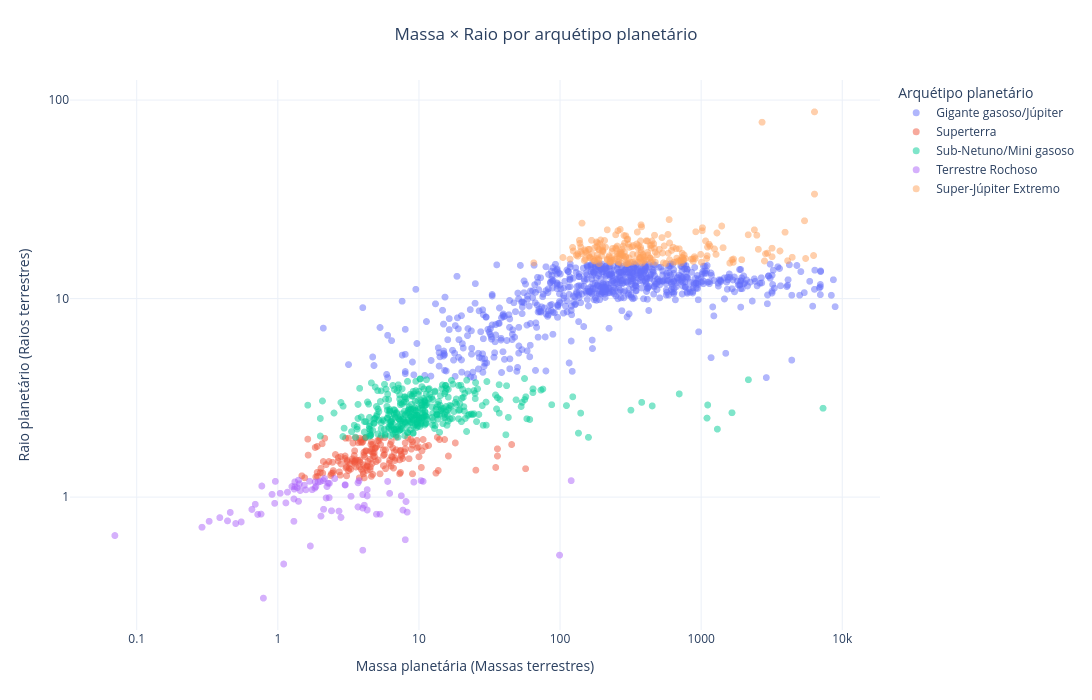

Notebook cell for this chart:
### Markdown cell above
## Arquétipos planetários

Também é possível visualizar a relação entre a classificação arquetipo_planetario e os valores de raio_planetario e massa_planetaria, capazes de indicar a estrutura de um exoplaneta. Como tendência geral, quanto maior o raio e massa, mais o planeta irá se parecer com um gigante gasoso como Júpiter; e, quanto menor, mais com um terrestre rochoso.

### Code cell
import plotly.express as px

cols = ['nome_planeta', 'massa_planetaria', 'raio_planetario', 'arquetipo_planetario']

if set(cols).issubset(df.columns):

    sub = df[cols].dropna()

    sub = sub[
        (sub['massa_planetaria'] > 0) &
        (sub['raio_planetario'] > 0)
    ]

    if not sub.empty:
        fig = px.scatter(
            sub,
            x='massa_planetaria',
            y='raio_planetario',
            color='arquetipo_planetario',
            hover_name='nome_planeta',
            hover_data={
                'massa_planetaria': ':.2f',
                'raio_planetario': ':.2f',
                'arquetipo_planetario': True
            },
            log_x=True,
            log_y=True,
            opacity=0.5,
            title='Massa × Raio por arquétipo planetário',
            labels={
                'massa_planetaria': 'Massa planetária (Massas terrestres)',
                'raio_planetario': 'Raio planetário (Raios terrestres)',
                'arquetipo_planetario': 'Arquétipo planetário'
            },
            template='plotly_white'
        )

        fig.update_traces(
            marker=dict(size=7)
        )

        fig.update_xaxes(dtick=1)
        fig.update_yaxes(dtick=1)

        fig.update_layout(
            width=1100,
            height=700,
            title_x=0.5,
            legend=dict(
                title='Arquétipo planetário',
                x=1.02,
                y=1,
                xanchor='left',
                yanchor='top'
            ),
            margin=dict(l=70, r=200, t=80, b=70)
        )

        fig.show()

### Figure 1 — Plotly figure (JSON) as saved in the notebook; plotly's stock layout.template omitted (floating-point values rounded to 4 significant figures; data arrays with more than 128 entries replaced by an {"elided": "..."} marker saying what was removed)
{"data": [{"customdata": {"elided": "743x1 str values"}, "hovertemplate": "<b>%{hovertext}</b><br><br>Arquétipo planetário=%{customdata[0]}<br>Massa planetária (Massas terrestres)=%{x:.2f}<br>Raio planetário (Raios terrestres)=%{y:.2f}<extra></extra>", "hovertext": {"elided": "743 str values"}, "legendgroup": "Gigante gasoso/Júpiter", "marker": {"color": "#636efa", "opacity": 0.5, "size": 7, "symbol": "circle"}, "mode": "markers", "name": "Gigante gasoso/Júpiter", "showlegend": true, "type": "scattergl", "x": {"elided": "743 float values"}, "xaxis": "x", "y": {"elided": "743 float values"}, "yaxis": "y"}, {"customdata": {"elided": "168x1 str values"}, "hovertemplate": "<b>%{hovertext}</b><br><br>Arquétipo planetário=%{customdata[0]}<br>Massa planetária (Massas terrestres)=%{x:.2f}<br>Raio planetário (Raios terrestres)=%{y:.2f}<extra></extra>", "hovertext": {"elided": "168 str values"}, "legendgroup": "Superterra", "marker": {"color": "#EF553B", "opacity": 0.5, "size": 7, "symbol": "circle"}, "mode": "markers", "name": "Superterra", "showlegend": true, "type": "scattergl", "x": {"elided": "168 float values"}, "xaxis": "x", "y": {"elided": "168 float values"}, "yaxis": "y"}, {"customdata": {"elided": "364x1 str values"}, "hovertemplate": "<b>%{hovertext}</b><br><br>Arquétipo planetário=%{customdata[0]}<br>Massa planetária (Massas terrestres)=%{x:.2f}<br>Raio planetário (Raios terrestres)=%{y:.2f}<extra></extra>", "hovertext": {"elided": "364 str values"}, "legendgroup": "Sub-Netuno/Mini gasoso", "marker": {"color": "#00cc96", "opacity": 0.5, "size": 7, "symbol": "circle"}, "mode": "markers", "name": "Sub-Netuno/Mini gasoso", "showlegend": true, "type": "scattergl", "x": {"elided": "364 float values"}, "xaxis": "x", "y": {"elided": "364 float values"}, "yaxis": "y"}, {"customdata": [["Terrestre Rochoso"], ["Terrestre Rochoso"], ["Terrestre Rochoso"], ["Terrestre Rochoso"], ["Terrestre Rochoso"], ["Terrestre Rochoso"], ["Terrestre Rochoso"], ["Terrestre Rochoso"], ["Terrestre Rochoso"], ["Terrestre Rochoso"], ["Terrestre Rochoso"], ["Terrestre Rochoso"], ["Terrestre Rochoso"], ["Terrestre Rochoso"], ["Terrestre Rochoso"], ["Terrestre Rochoso"], ["Terrestre Rochoso"], ["Terrestre Rochoso"], ["Terrestre Rochoso"], ["Terrestre Rochoso"], ["Terrestre Rochoso"], ["Terrestre Rochoso"], ["Terrestre Rochoso"], ["Terrestre Rochoso"], ["Terrestre Rochoso"], ["Terrestre Rochoso"], ["Terrestre Rochoso"], ["Terrestre Rochoso"], ["Terrestre Rochoso"], ["Terrestre Rochoso"], ["Terrestre Rochoso"], ["Terrestre Rochoso"], ["Terrestre Rochoso"], ["Terrestre Rochoso"], ["Terrestre Rochoso"], ["Terrestre Rochoso"], ["Terrestre Rochoso"], ["Terrestre Rochoso"], ["Terrestre Rochoso"], ["Terrestre Rochoso"], ["Terrestre Rochoso"], ["Terrestre Rochoso"], ["Terrestre Rochoso"], ["Terrestre Rochoso"], ["Terrestre Rochoso"], ["Terrestre Rochoso"], ["Terrestre Rochoso"], ["Terrestre Rochoso"], ["Terrestre Rochoso"], ["Terrestre Rochoso"], ["Terrestre Rochoso"], ["Terrestre Rochoso"], ["Terrestre Rochoso"], ["Terrestre Rochoso"], ["Terrestre Rochoso"], ["Terrestre Rochoso"], ["Terrestre Rochoso"], ["Terrestre Rochoso"], ["Terrestre Rochoso"], ["Terrestre Rochoso"], ["Terrestre Rochoso"], ["Terrestre Rochoso"], ["Terrestre Rochoso"], ["Terrestre Rochoso"], ["Terrestre Rochoso"], ["Terrestre Rochoso"], ["Terrestre Rochoso"], ["Terrestre Rochoso"], ["Terrestre Rochoso"], ["Terrestre Rochoso"], ["Terrestre Rochoso"], ["Terrestre Rochoso"], ["Terrestre Rochoso"], ["Terrestre Rochoso"], ["Terrestre Rochoso"], ["Terrestre Rochoso"], ["Terrestre Rochoso"], ["Terrestre Rochoso"], ["Terrestre Rochoso"], ["Terrestre Rochoso"], ["Terrestre Rochoso"], ["Terrestre Rochoso"]], "hovertemplate": "<b>%{hovertext}</b><br><br>Arquétipo planetário=%{customdata[0]}<br>Massa planetária (Massas terrestres)=%{x:.2f}<br>Raio planetário (Raios terrestres)=%{y:.2f}<extra></extra>", "hovertext": ["TOI-1080 b", "TOI-4552 b", "TOI-789 b", "TOI-789 c", "GJ 341 b", "HD 224018 b", "TOI-1453 b", "TOI-2322 b", "TOI-6324 b", "Gliese 12 b", "TOI-1450 A b", "TOI-1776 b", "TOI-5388.01", "TOI-5720 b", "TOI-6008 b", "TOI-6255 b", "Wolf 327 b", "K2-415 b", "LP 791-18 d", "GJ 3929 b", "HD 23472 d", "HD 23472 e", "HD 23472 f", "HD 260655 b", "KOI-4777.01", "Kepler-1972 b", "Kepler-1972 c", "LTT 1445 A c", "TOI-1238 b", "TOI-1411 b", "TOI-500 b", "GJ 367 b", "KOI-3503 b", "KOI-3503 c", "Kepler-1876 b", "LHS 1478 b", "TOI-178 b", "GJ 1252 b", "Kepler-595 c", "LHS 1815 b", "HD 21749 c", "K2-32 e", "L 98-59 b", "K2-157 b", "K2-223 b", "K2-266 c", "KOI-1831 d", "GJ 9827 c", "K2-136 b", "TRAPPIST-1 e", "TRAPPIST-1 f", "TRAPPIST-1 g", "TRAPPIST-1 h", "K2-19 d", "TRAPPIST-1 b", "TRAPPIST-1 c", "TRAPPIST-1 d", "GJ 1132 b", "Kepler-102 b", "Kepler-102 c", "Kepler-102 d", "Kepler-102 f", "Kepler-106 b", "Kepler-106 d", "Kepler-107 d", "Kepler-131 c", "Kepler-138 b", "Kepler-406 c", "Kepler-407 b", "Kepler-408 b", "Kepler-409 b", "Kepler-415 b", "KOI-1843.03", "Kepler-37 b", "Kepler-37 c", "Kepler-62 c", "Kepler-68 c", "Kepler-78 b", "KOI-55 b", "KOI-55 c", "Kepler-20 e", "Kepler-20 f"], "legendgroup": "Terrestre Rochoso", "marker": {"color": "#ab63fa", "opacity": 0.5, "size": 7, "symbol": "circle"}, "mode": "markers", "name": "Terrestre Rochoso", "showlegend": true, "type": "scattergl", "x": [10.7, 1.83, 3.7, 3.0, 4.0, 4.1, 2.32, 2.31, 1.17, 0.95, 1.258, 1.4, 2.2, 4.3, 4.0, 1.44, 2.53, 7.5, 0.91, 1.75, 0.55, 0.72, 0.77, 2.14, 99.2, 2.02, 2.11, 1.54, 3.76, 2.0, 1.42, 0.503, 9.2, 10.36, 2.4, 2.27, 0.96, 1.32, 3.3, 1.58, 3.7, 2.1, 0.46, 1.14, 2.8, 0.2901, 2.23, 1.86, 4.3, 0.692, 1.039, 1.321, 0.326, 6.2, 1.374, 1.308, 0.388, 1.837, 1.1, 1.7, 3.0, 4.3, 5.3, 8.1, 7.7, 8.25, 0.07, 2.71, 1.93, 5.0, 6.0, 119.9, 8.0, 0.79, 1.3, 4.0, 1.3, 1.68, 0.44, 0.655, 0.76, 1.4], "xaxis": "x", "y": [1.2, 1.11, 1.18, 1.15, 0.88, 0.91, 1.173, 0.994, 1.059, 0.93, 1.13, 1.216, 0.99, 1.09, 1.03, 1.079, 1.24, 1.015, 1.032, 1.09, 0.75, 0.818, 1.137, 1.24, 0.51, 0.802, 0.868, 1.147, 1.21, 1.199, 1.166, 0.736, 1.19, 1.21, 0.853, 1.174, 1.2, 1.193, 1.009, 1.088, 0.892, 1.212, 0.837, 0.935, 0.79, 0.705, 1.13, 1.13, 1.014, 0.92, 1.045, 1.129, 0.755, 1.044, 1.116, 1.097, 0.788, 1.192, 0.46, 0.567, 1.154, 0.861, 0.82, 0.95, 0.86, 0.84, 0.64, 0.85, 1.19, 0.82, 1.199, 1.21, 0.61, 0.3098, 0.755, 0.54, 0.979, 1.201, 0.759, 0.867, 0.821, 0.952], "yaxis": "y"}, {"customdata": {"elided": "220x1 str values"}, "hovertemplate": "<b>%{hovertext}</b><br><br>Arquétipo planetário=%{customdata[0]}<br>Massa planetária (Massas terrestres)=%{x:.2f}<br>Raio planetário (Raios terrestres)=%{y:.2f}<extra></extra>", "hovertext": {"elided": "220 str values"}, "legendgroup": "Super-Júpiter Extremo", "marker": {"color": "#FFA15A", "opacity": 0.5, "size": 7, "symbol": "circle"}, "mode": "markers", "name": "Super-Júpiter Extremo", "showlegend": true, "type": "scattergl", "x": {"elided": "220 float values"}, "xaxis": "x", "y": {"elided": "220 float values"}, "yaxis": "y"}], "layout": {"height": 700, "legend": {"title": {"text": "Arquétipo planetário"}, "tracegroupgap": 0, "x": 1.02, "xanchor": "left", "y": 1, "yanchor": "top"}, "margin": {"b": 70, "l": 70, "r": 200, "t": 80}, "title": {"text": "Massa × Raio por arquétipo planetário", "x": 0.5}, "width": 1100, "xaxis": {"anchor": "y", "domain": [0, 1], "dtick": 1, "title": {"text": "Massa planetária (Massas terrestres)"}, "type": "log"}, "yaxis": {"anchor": "x", "domain": [0, 1], "dtick": 1, "title": {"text": "Raio planetário (Raios terrestres)"}, "type": "log"}}}
